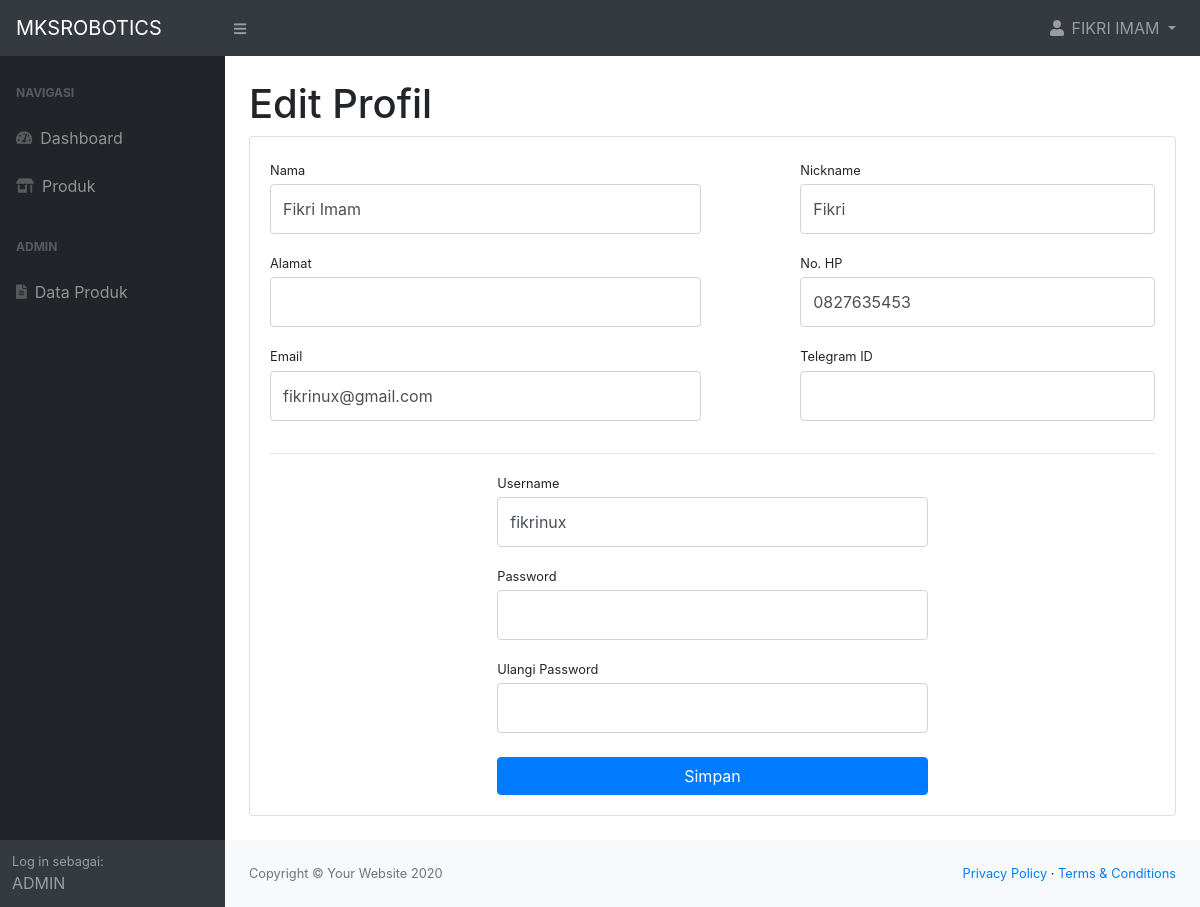
Before: /profil.php (signed in) with the older database file.
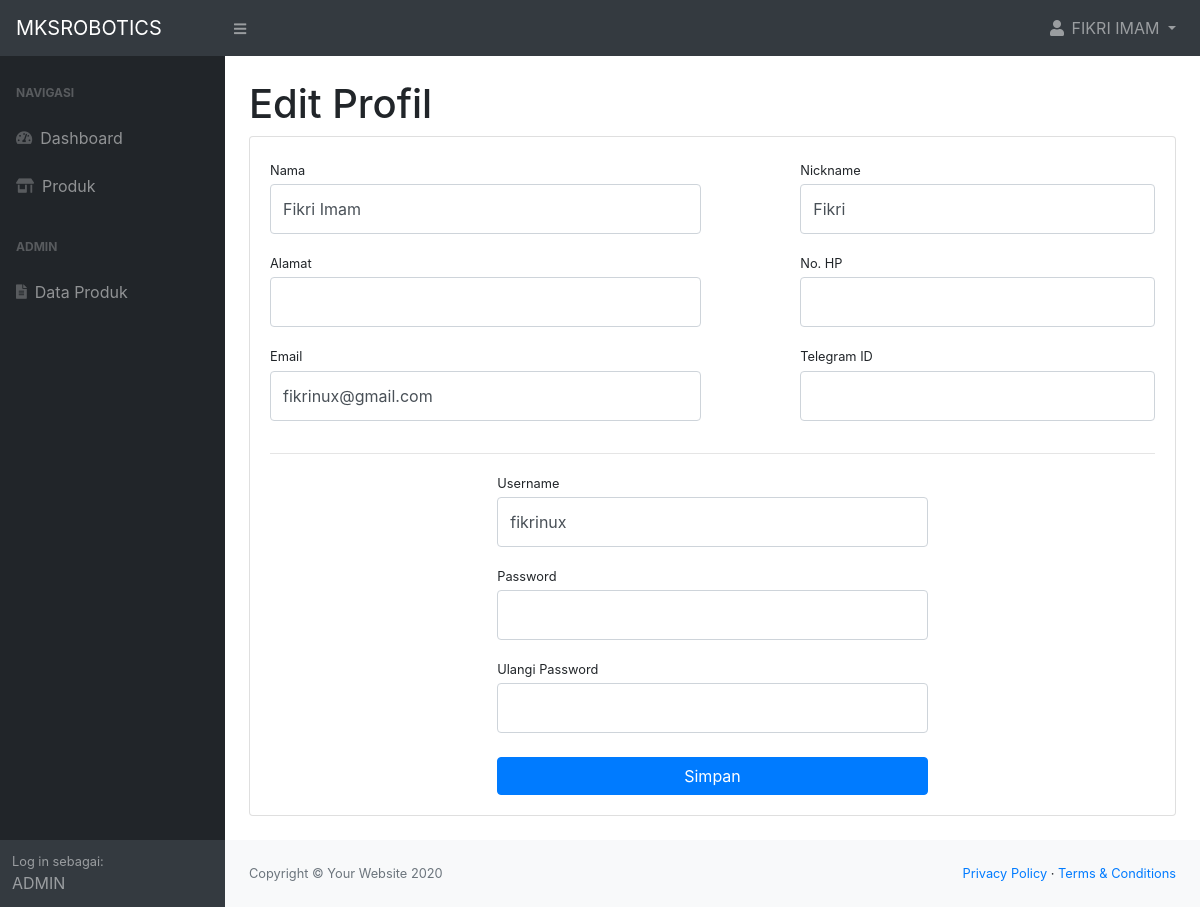
After: the same page with the newer database file.
### tables this page shows
CREATE TABLE "user" (
	"user_id"	INTEGER PRIMARY KEY AUTOINCREMENT,
	"username"	TEXT UNIQUE,
	"pass"	TEXT,
	"name"	TEXT,
	"address"	TEXT,
	"email"	TEXT UNIQUE,
	"telegram_id"	TEXT,
	"nickname"	TEXT,
	"role"	TEXT,
	"rolename"	TEXT,
	"hp"	TEXT UNIQUE
);

### access/session.php (called while the page is built, shortened)
<?php
   if(isset($_SESSION['logged_user'])){
    $db = new SQLite3('uploads/mksrobotics.db');
    $user_session = $db->querySingle("SELECT * FROM user WHERE username = '".$_SESSION['logged_user']."'", true);
   }
?>

### profil.php (the view, shortened to what the changed rows need)
<?php
include('access/session.php');
?>
<!DOCTYPE html>
<html lang="en">
    <head>
        <?php include('partials/head.php'); ?>
    </head>
    <body>
        <?php include('partials/topbar.php'); ?>
        <div id="layoutSidenav">
            <?php include('partials/sidebar.php'); ?>
            <div id="layoutSidenav_content">
                <main>
                    <div class="container-fluid">
                        <h1 class="mt-4">Edit Profil</h1>
                        <div class="card mb-4">
                            <div class="card-body">
                                <form action="access/profile_edit.php" method="post">
                                <div class="row">
                                    <div class="col-md-6">
                                        <div class="form-group">
                                            <label class="small mb-1" for="nameTxt">Nama</label>
                                            <input class="form-control py-4" type="text" name="name" value="<?php echo $user_session['name'];?>" required/>
                                        </div>
                                        <div class="form-group">
                                            <label class="small mb-1" for="emailTxt">Email</label>
                                            <input class="form-control py-4" type="email" name="email" value="<?php echo $user_session['email'];?>" required/>
                                        </div>
                                    </div>
                                    <div class="col-md-5 offset-md-1">
                                        <div class="form-group">
                                            <label class="small mb-1" for="nicknameTxt">Nickname</label>
                                            <input class="form-control py-4" type="text" name="nickname" value="<?php echo $user_session['nickname'];?>" />
                                        </div>
                                        <div class="form-group">
                                            <label class="small mb-1" for="hpTxt">No. HP</label>
                                            <input class="form-control py-4" type="text" name="hp" value="<?php echo $user_session['hp'];?>"/>
                                        </div>
                                    </div>
                                </div>
                                <div class="row">
                                    <div class="col-md-6 offset-md-3">
                                        <div class="form-group">
                                            <label class="small mb-1" for="usernameTxt">Username</label>
                                            <input class="form-control py-4" id="usernameTxt" type="text" name="username" value="<?php echo $user_session['username'];?>" required/>
                                        </div>
                                    </div>
                                </div>
                                </form>
                            </div>
                        </div>
                    </div>
                </main>
            </div>
        </div>
    </body>
</html>

### partials/topbar.php (shortened to what the changed rows need)
<nav class="sb-topnav navbar navbar-expand navbar-dark bg-dark">
    <?php
          if(isset($_SESSION['logged_user'])){
    ?>
    <ul class="navbar-nav ml-auto ml-md-0 ">
        <li class="nav-item dropdown">
            <a class="nav-link dropdown-toggle" id="userDropdown" href="#" role="button" data-toggle="dropdown" aria-haspopup="true" aria-expanded="false"><i class="fas fa-user fa-fw"></i>
                <?php echo strtoupper($user_session['name']); ?> </a>
        </li>
    </ul>
    <?php } ?>
</nav>

### partials/sidebar.php (shortened to what the changed rows need)
<div id="layoutSidenav_nav">
    <nav class="sb-sidenav accordion sb-sidenav-dark" id="sidenavAccordion">
        <div class="sb-sidenav-menu">
            <div class="nav">
            </div>
        </div>
        <?php
            if(isset($_SESSION['logged_user'])){
        ?>
        <div class="sb-sidenav-footer">
            <div class="small">Log in sebagai:</div>
            <?php echo strtoupper($user_session['rolename']); ?>
        </div>
        <?php
            }
        ?>
    </nav>
</div>

Changed rows visible on the page:
changed user "FIKRI IMAM": hp "0827635453" → (not shown)
